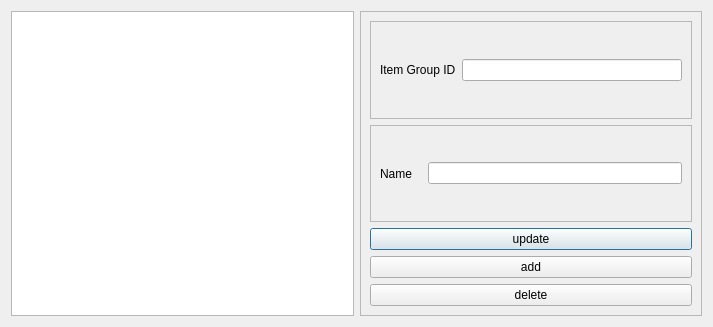
<?xml version="1.0" encoding="UTF-8"?>
<ui version="4.0">
 <class>ItemGroup</class>
 <widget class="QDialog" name="ItemGroup">
  <property name="geometry">
   <rect>
    <x>0</x>
    <y>0</y>
    <width>713</width>
    <height>327</height>
   </rect>
  </property>
  <property name="windowTitle">
   <string>Dialog</string>
  </property>
  <layout class="QHBoxLayout" name="horizontalLayout_3">
   <item>
    <widget class="QTableWidget" name="tableWidget"/>
   </item>
   <item>
    <widget class="QFrame" name="frame">
     <property name="frameShape">
      <enum>QFrame::StyledPanel</enum>
     </property>
     <property name="frameShadow">
      <enum>QFrame::Raised</enum>
     </property>
     <layout class="QVBoxLayout" name="verticalLayout">
      <item>
       <widget class="QFrame" name="frame_2">
        <property name="frameShape">
         <enum>QFrame::StyledPanel</enum>
        </property>
        <property name="frameShadow">
         <enum>QFrame::Raised</enum>
        </property>
        <layout class="QHBoxLayout" name="horizontalLayout">
         <item>
          <widget class="QLabel" name="label">
           <property name="text">
            <string>Item Group ID</string>
           </property>
          </widget>
         </item>
         <item>
          <widget class="QLineEdit" name="itemgroupid"/>
         </item>
        </layout>
       </widget>
      </item>
      <item>
       <widget class="QFrame" name="frame_3">
        <property name="frameShape">
         <enum>QFrame::StyledPanel</enum>
        </property>
        <property name="frameShadow">
         <enum>QFrame::Raised</enum>
        </property>
        <layout class="QHBoxLayout" name="horizontalLayout_2">
         <item>
          <widget class="QLabel" name="label_2">
           <property name="text">
            <string>Name   </string>
           </property>
          </widget>
         </item>
         <item>
          <widget class="QLineEdit" name="itemgroupname"/>
         </item>
        </layout>
       </widget>
      </item>
      <item>
       <widget class="QPushButton" name="update">
        <property name="text">
         <string>update</string>
        </property>
       </widget>
      </item>
      <item>
       <widget class="QPushButton" name="add">
        <property name="text">
         <string>add</string>
        </property>
       </widget>
      </item>
      <item>
       <widget class="QPushButton" name="delete_2">
        <property name="text">
         <string>delete</string>
        </property>
       </widget>
      </item>
     </layout>
    </widget>
   </item>
  </layout>
 </widget>
 <resources/>
 <connections/>
</ui>
